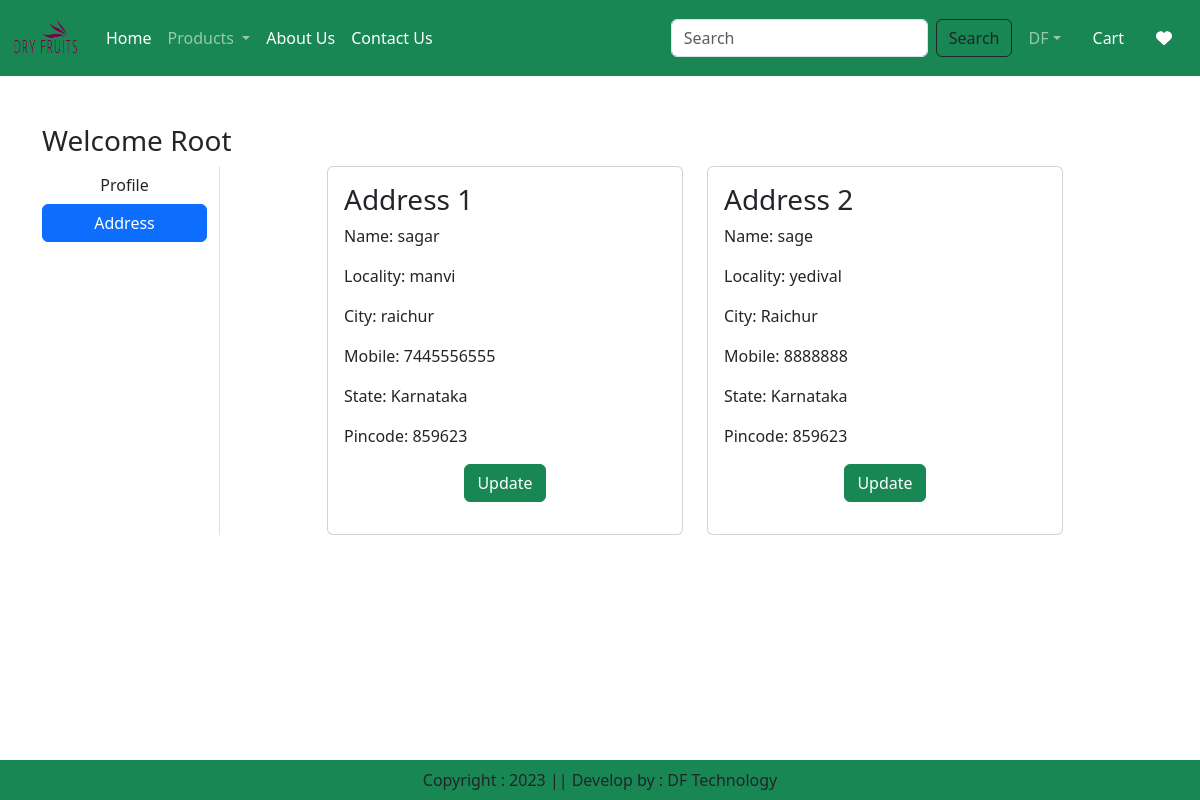
The page /address/ (signed in) on the database its author committed.
### app/models.py (models this page shows, shortened)
class Customer(models.Model):
    user = models.ForeignKey(User,on_delete=models.CASCADE)
    name = models.CharField(max_length=200)
    locality = models.CharField(max_length=200)
    city = models.CharField(max_length=50)
    mobile = models.IntegerField()
    zipcode = models.IntegerField()
    state = models.CharField(choices=STATE_CHOICES,max_length=100)

### app/views.py (the view)
# urls.py: path('address/', views.address,name="address"),
@login_required
def address(request):
    add = Customer.objects.filter(user=request.user)
    totalitem = 0
    wishitem = 0
    if request.user.is_authenticated:
        totalitem = len(Cart.objects.filter(user=request.user))
        wishitem = len(Wishlist.objects.filter(user=request.user))
    return render(request, 'app/address.html',locals())

### app/templates/app/address.html (shortened to what this page needs)
{% extends 'app/base.html' %}
{% load static %}
{% block main-content %}
<div class="container my-5">
    <div class="row">
     <h3>Welcome <span class="text-capitalize">{{request.user}}</span></h3>
        <div class="col-sm-2 border-end">
            <ul class="list-unstyled">
            <li class="d-grid"><a href="{% url 'profile' %}" class="btn ">Profile</a></li>
            <li class="d-grid"><a href="{% url 'address' %}" class="btn btn-primary">Address</a></li>
            </ul>
        </div>
        <div class="col-sm-8 offset-sm-1">
            <div class="row">
                {% for ad in add %}
                <div class="col-sm-6">
                    <div class="card m=2">
                        <div class="card-body">
                            <h3>Address {{forloop.counter}}</h3>
                            <p>Name: {{ad.name}}</p>
                            <p>Locality: {{ad.locality}}</p>
                            <p>City: {{ad.city}}</p>
                            <p>Mobile: {{ad.mobile}}</p>
                            <p>State: {{ad.state}}</p>
                            <p>Pincode: {{ad.zipcode}}</p>
                            <p class="text-center"> <a href="{% url 'updateAddress' pk=ad.id %}" type="button" class="btn btn-success">Update</a> </p>
                        </div>
                    </div>
                </div>
                {% endfor %}
            </div>
        </div>
    </div>
{% endblock main-content %}

### rows shown on the page
Customer: name "sagar", locality "manvi", city "raichur", mobile "7445556555", state "Karnataka", zipcode "859623"
Customer: name "sage", locality "yedival", city "Raichur", mobile "8888888", state "Karnataka", zipcode "859623"

### other values the page prints
{{ request.user }} "Root"
